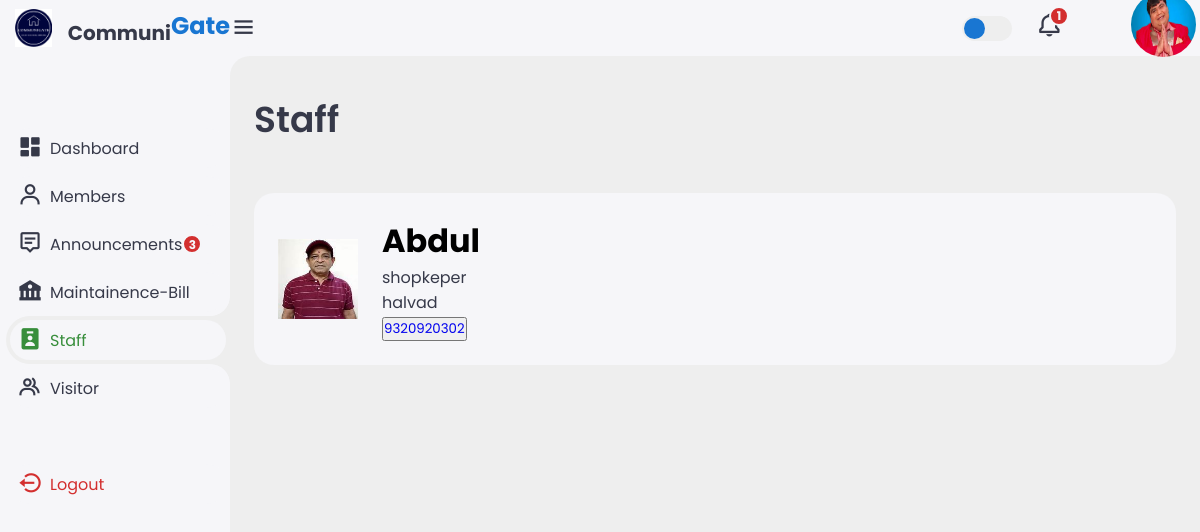
The page /user/staff.php (signed in) on the database its author committed.
### tables this page shows
CREATE TABLE `members` (
  `hno` int(255) NOT NULL,
  `name` varchar(255) NOT NULL,
  `img_source` varchar(400) NOT NULL DEFAULT './images/defualt.png',
  `email` varchar(255) NOT NULL,
  `password` varchar(255) NOT NULL,
  `user_type` varchar(255) NOT NULL DEFAULT 'user',
  `mno` varchar(15) NOT NULL,
  `total` int(25) NOT NULL,
  `isrented` varchar(10) NOT NULL DEFAULT 'owner'
);

CREATE TABLE `staff` (
  `id` int(255) NOT NULL,
  `img_source` varchar(400) NOT NULL,
  `name` varchar(255) NOT NULL,
  `mno` varchar(15) NOT NULL,
  `email` varchar(255) NOT NULL,
  `password` varchar(255) NOT NULL,
  `address` varchar(8000) NOT NULL,
  `Profession` varchar(255) NOT NULL,
  `user_type` varchar(10) NOT NULL DEFAULT 'staff'
);

### user/staff.php (the view, shortened to what this page needs)
<!DOCTYPE html>
<html lang="en">
<head>
    <link href='https://unpkg.com/boxicons@2.1.4/css/boxicons.min.css' rel='stylesheet'>
    <link rel="stylesheet" href="./style.css">
</head>
<body>
    <div class="sidebar">
    <a href="#" class="logo">
            <i class='bx'><img src="/images/logo.png" height="55%" width="55%" style="" alt=""></i>
            <div class="logo-name"><span><sub>Communi</span>Gate</sub></div>
        </a>
        <ul class="side-menu">
            <li><a href="dashboard.php"><i class='bx bxs-dashboard'></i>Dashboard</a></li>
            <li><a href="member.php"><i class='bx bx-user'></i>Members</a></li>
            <li><a href="announcement.php"><i class='bx bx-message-alt-detail'></i>Announcements<?php @include('../config.php');
             $select="SELECT id FROM `annoucement`";
             $result = mysqli_query($conn, $select);
             $rowcount = mysqli_num_rows( $result );
             if($rowcount>0)
             {
               echo " <span id='count'> $rowcount </span>";
             }
             ?> </a></li>
            <li><a href="maintainence-bill.php"><i class='bx bxs-bank' ></i>Maintainence-Bill<?php @include('../config.php');
             ?> </a></li>
            <li class="active"><a href="staff.php"><i class='bx bxs-user-badge'></i>Staff</a></li>
            <li><a href="visitor.php"><i class='bx bx-group'></i>Visitor</a></li>
        </ul>
        <ul class="side-menu">
            <li>
                <a href="/logout.php" class="logout">
                    <i class='bx bx-log-out-circle'></i>
                    Logout
                </a>
            </li>
        </ul>
    </div>
    <div class="content">
        <?php include('nav.php'); ?>
        <main>
            <div class="header">
                <div class="left">
                    <h1>Staff</h1>
                </div>
            </div>
            <ul class="insights">
                <?php
                @include('../config.php');
                $select="SELECT * FROM  `staff`";
                $res=mysqli_query($conn,$select);
                if(mysqli_num_rows($res)>0){
                    while($row=mysqli_fetch_array($res))
                    {
                ?>
                <li><i class='bx bx'>    <img src="../admin/<?php echo$row['img_source']; ?>" alt="<?php $row['name'] ?>" style="width:100%; height:100%;"></i>
                    <span class="info">
                     <h1><?php echo $row['name']; ?></h1>
                     <p class="title"><?php echo $row['Profession']; ?></p>
                     <p><?php echo$row['address'] ?></p>
                     <p><button><a href="tel:<?php echo $row['mno']; ?>"><?php echo $row['mno']; ?></a></button></p>
                    </span>
                </li>
                <?php
                 }}
                ?>
            </ul>
        </main>
    </div>
</body>
</html>

### user/nav.php (shortened to what this page needs)
<nav>
            <i class='bx bx-menu'></i>
            <label for="theme-toggle" class="theme-toggle"></label>
            <a href="agreevisitor.php" class="notif">
                <i class='bx bx-bell'></i>
                <span class="count"><?php   @include('../config.php');
                             $name=$_SESSION['user_name'];
                            $sql="SELECT  id from cfvisitor WHERE pstm='$name' ";
                            $res=mysqli_query($conn,$sql);
                            $rowcount = mysqli_num_rows( $res );
                            echo $rowcount; ?></span>
            </a>
            <a href="#" class="profile">
            <?php
                @include('../config.php');
                $name=$_SESSION['user_name'];
                $select="SELECT * FROM  `members` WHERE `name` = '$name'";
                $res=mysqli_query($conn,$select);
                if(mysqli_num_rows($res)>0){
                    while($row=mysqli_fetch_array($res))
                    {
                ?>
               <a href="../user/editprofile.php?id=<?php echo $row['hno']; ?>"><img src="<?php if ($row['img_source'] == '../images/') { echo '../images/defualt.png'; } else { echo $row['img_source']; } ?>" style="width:65px; height:65px; border-radius:50%; margin:30%;" ></a>
              <?php
              }
            }
            ?>
            </a>
        </nav>

### rows shown on the page
members: img_source (picture)
staff: img_source (picture), name "Abdul", Profession "shopkeper", address "halvad", mno "9320920302"

### other values the page prints
$rowcount "3"
$rowcount "1"
